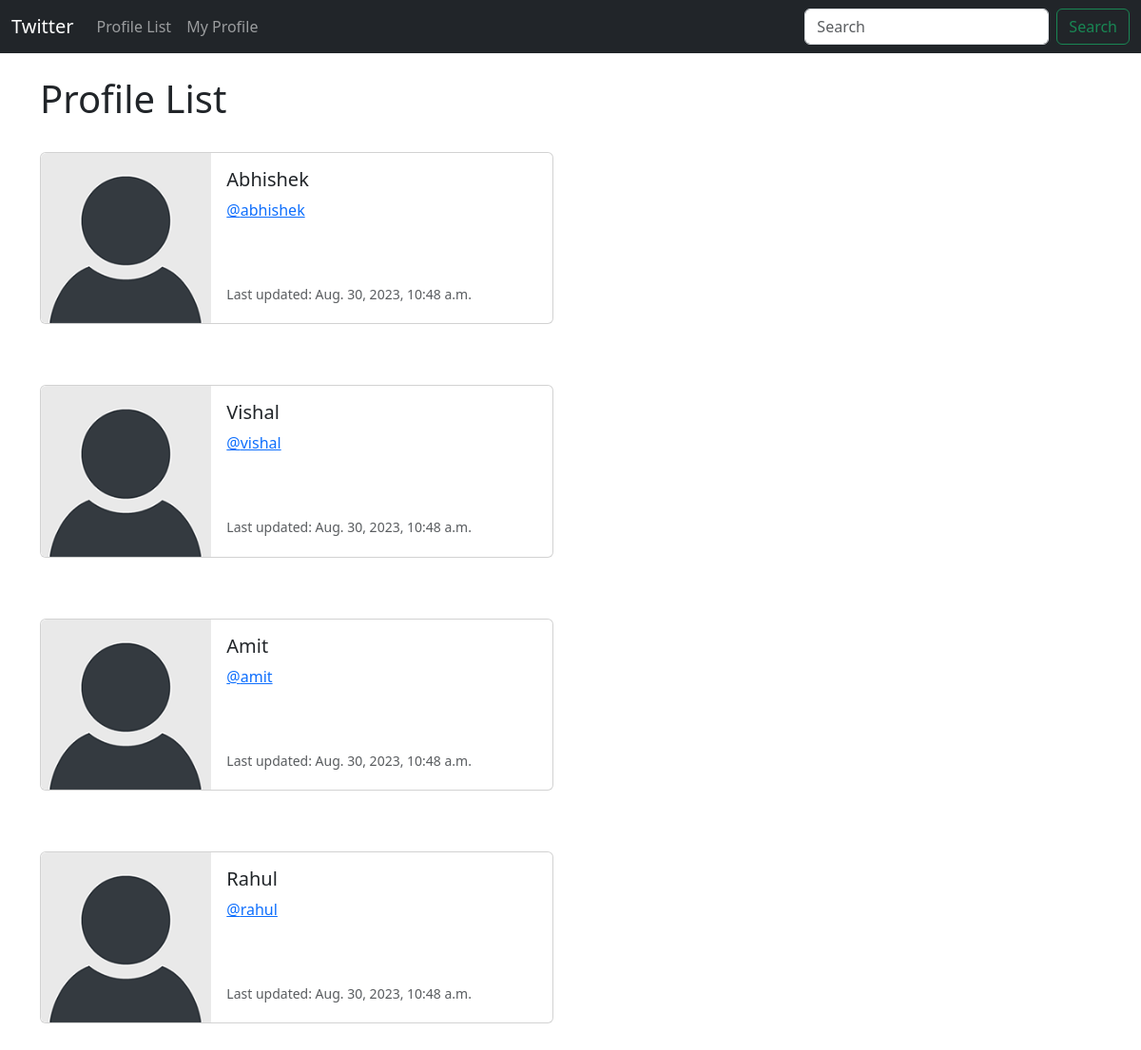
Screenshot of /profile_list/ (signed in) with the database file from the repository.
### twitter/models.py (models this page shows, shortened)
class Profile(models.Model):
    user = models.OneToOneField(User, on_delete=models.CASCADE)
    follows = models.ManyToManyField("self", related_name="followed_by", symmetrical=False, blank=True)
    date_modified = models.DateTimeField(User, auto_now=True)

### twitter/views.py (the view)
# urls.py: path('profile_list/', views.profile_list, name='profile_list'),
def profile_list(request):
    if request.user.is_authenticated:
        profiles = Profile.objects.exclude(user=request.user)
        return render(request, 'profile_list.html', {"profiles": profiles})
    else:
        messages.success(request, ("You must be loggedin to see this page.."))
        return redirect('home')

### twitter/templates/profile_list.html
{% extends 'base.html' %}
{% load static %}
{% block content %}
    <h1>Profile List</h1>
    <br/>
    {% if profiles %}
        {% for profile in profiles %}
            <div class="card mb-3" style="max-width: 540px;">
                <div class="row g-0">
                <div class="col-md-4">
                    <img src="{% static 'images/default_profile_pic.png' %}" class="img-fluid rounded-start" alt="Profile Image">
                </div>
                <div class="col-md-8">
                    <div class="card-body">
                    <h5 class="card-title">{{ profile.user.username }}</h5>
                    <p class="card-text"><a href="{% url 'profile' profile.user.id %}">@{{ profile.user.username|lower }}</a></p> <br/><br/>
                    <p class="card-text"><small class="text-body-secondary">Last updated: {{ profile.date_modified }}</small></p>
                    </div>
                </div>
                </div>
            </div>
            <br/><br/>
        {% endfor %}
    {% endif %}
{% endblock content %}

### rows the page displays
Profile: user.username "Abhishek", user.username "abhishek", date_modified "Aug. 30, 2023, 10:48 a.m."
Profile: user.username "Vishal", user.username "vishal", date_modified "Aug. 30, 2023, 10:48 a.m."
Profile: user.username "Amit", user.username "amit", date_modified "Aug. 30, 2023, 10:48 a.m."
Profile: user.username "Rahul", user.username "rahul", date_modified "Aug. 30, 2023, 10:48 a.m."
